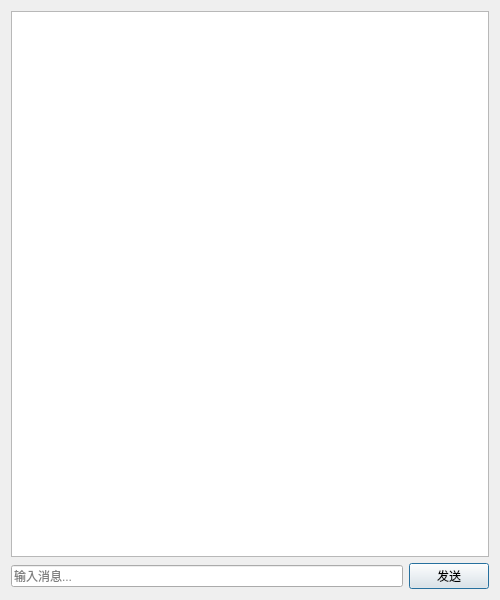
<?xml version="1.0" encoding="UTF-8"?>
<ui version="4.0">
 <class>ChatWindow</class>
 <widget class="QWidget" name="ChatWindow">
  <property name="geometry">
   <rect>
    <x>0</x>
    <y>0</y>
    <width>500</width>
    <height>600</height>
   </rect>
  </property>
  <layout class="QVBoxLayout" name="verticalLayout">
   <item>
    <widget class="QTextEdit" name="messageTextEdit">
     <property name="readOnly">
      <bool>true</bool>
     </property>
     <property name="html">
      <string>&lt;!DOCTYPE HTML PUBLIC &quot;-//W3C//DTD HTML 4.0//EN&quot; &quot;http://www.w3.org/TR/REC-html40/strict.dtd&quot;&gt;
&lt;html&gt;&lt;head&gt;&lt;meta name=&quot;qrichtext&quot; content=&quot;1&quot; /&gt;&lt;meta charset=&quot;utf-8&quot; /&gt;&lt;style type=&quot;text/css&quot;&gt;
p, li { white-space: pre-wrap; }
hr { height: 1px; border-width: 0; }
li.unchecked::marker { content: &quot;\2610&quot;; }
li.checked::marker { content: &quot;\2612&quot;; }
&lt;/style&gt;&lt;/head&gt;&lt;body style=&quot; font-family:'Microsoft YaHei UI'; font-size:9pt; font-weight:400; font-style:normal;&quot;&gt;
&lt;p style=&quot;-qt-paragraph-type:empty; margin-top:0px; margin-bottom:0px; margin-left:0px; margin-right:0px; -qt-block-indent:0; text-indent:0px; font-family:'MS Shell Dlg 2'; font-size:8.25pt;&quot;&gt;&lt;br /&gt;&lt;/p&gt;&lt;/body&gt;&lt;/html&gt;</string>
     </property>
    </widget>
   </item>
   <item>
    <layout class="QHBoxLayout" name="horizontalLayout">
     <item>
      <widget class="QLineEdit" name="messageLineEdit">
       <property name="placeholderText">
        <string>输入消息...</string>
       </property>
      </widget>
     </item>
     <item>
      <widget class="QPushButton" name="sendButton">
       <property name="text">
        <string>发送</string>
       </property>
       <property name="default">
        <bool>true</bool>
       </property>
      </widget>
     </item>
    </layout>
   </item>
  </layout>
 </widget>
 <resources/>
 <connections/>
</ui>
